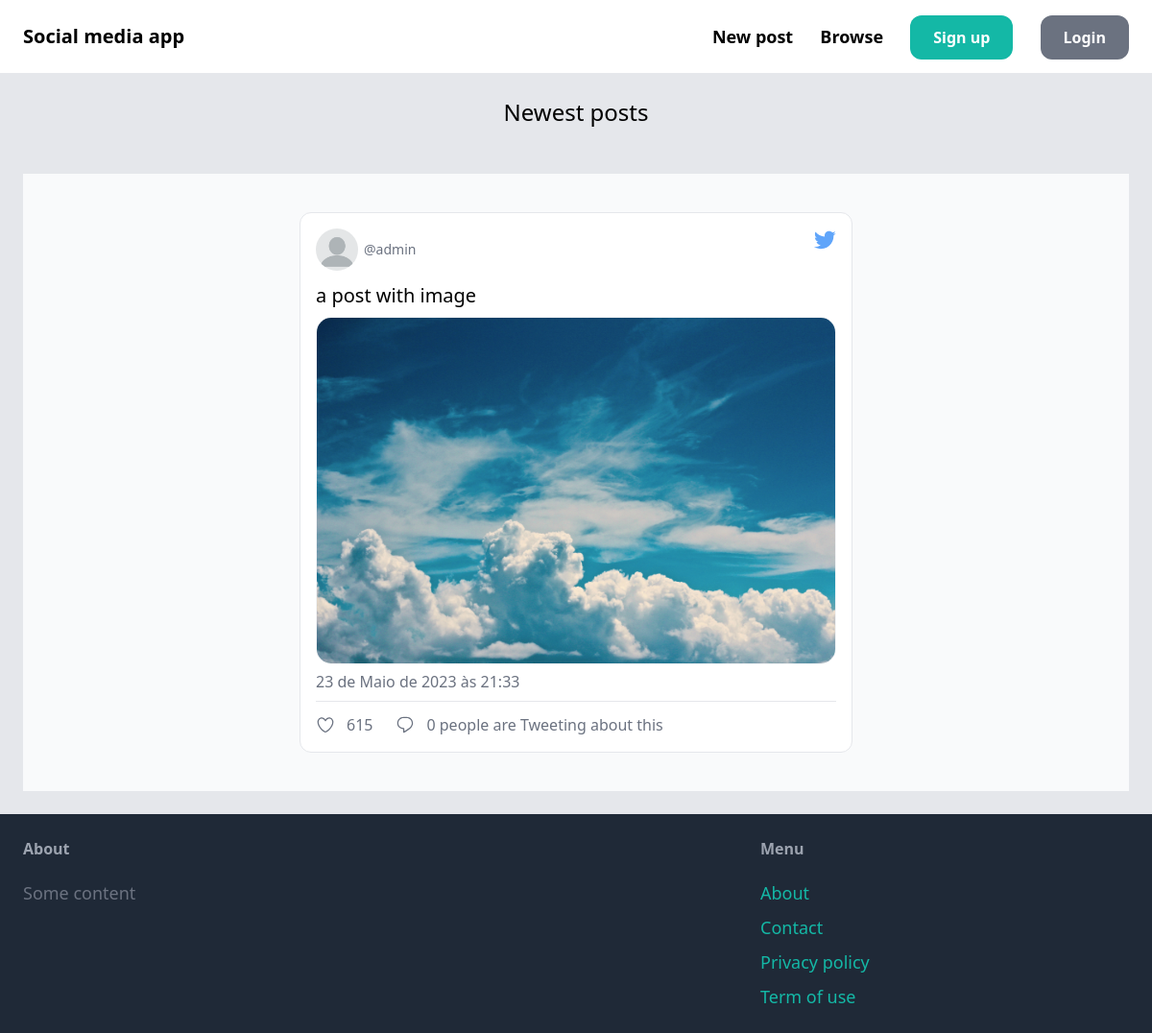
The app's page /, older data.
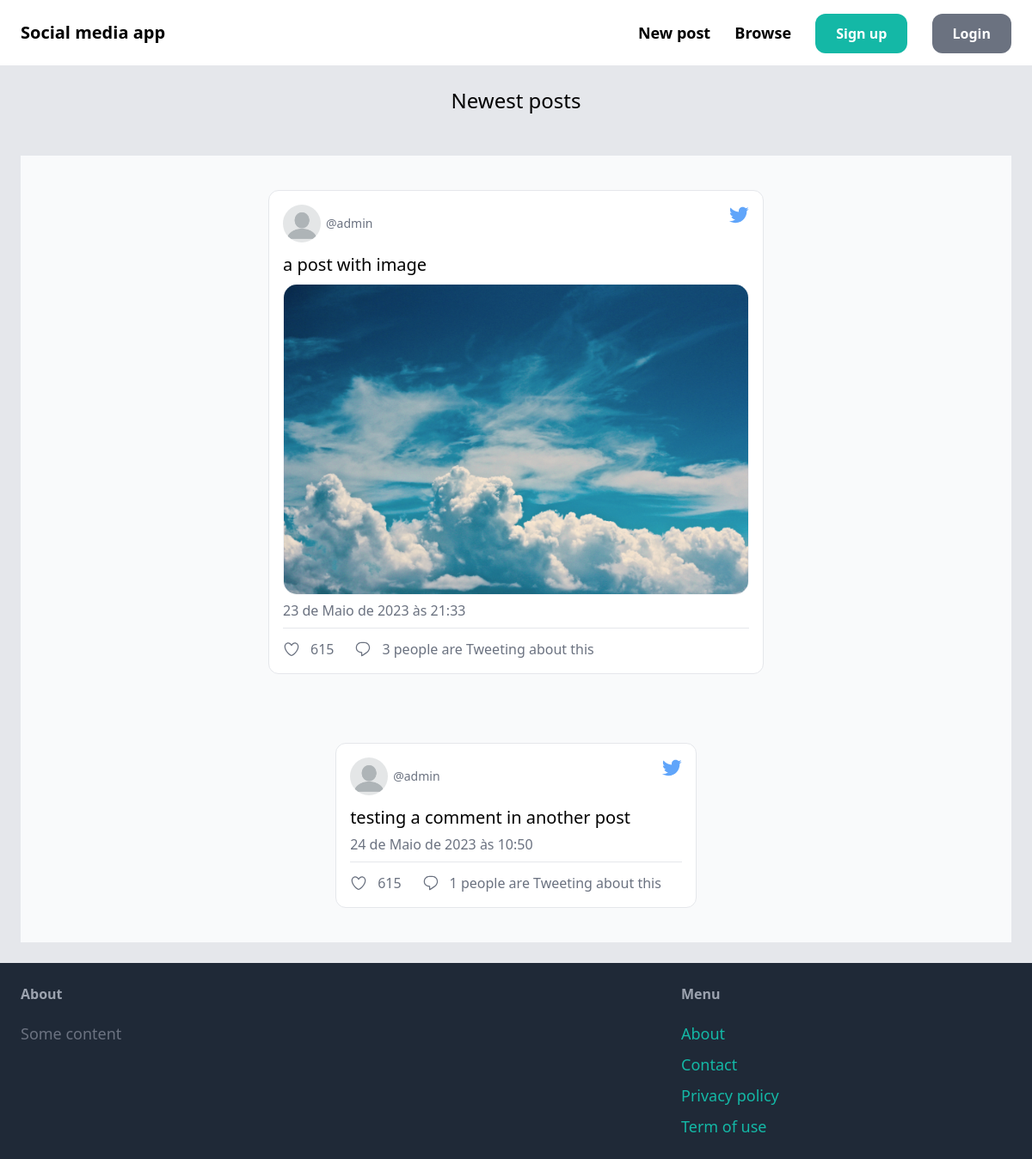
The same page, newer data.
### post/models.py (models this page shows, shortened)
class Post(models.Model):
    created_by = models.ForeignKey(
        User, related_name="posts", on_delete=models.CASCADE
    )
    content = models.TextField()
    image = models.ImageField(upload_to="post_images", blank=True, null=True)
    date_posted = models.DateTimeField(auto_now_add=True)

### core/views.py (the view)
# urls.py: path("", views.index, name="index"),
def index(request):
    posts = Post.objects.annotate(comment_count=Count("comments")).all()[:10]
    return render(request, "core/index.html", {"posts": posts})

### core/templates/core/index.html (shortened to what this page needs)
{% extends 'core/base.html' %}
{% load static %}
{% block content %}
    <div class"mt-6 px-6 py-12 bg-gray-100 rounded-xl">
        <h2 class="mb-12 text-2xl text-center">Newest posts</h2>
            {% for post in posts %}
                <div class="bg-gray-50 dark:bg-black p-10 flex items-center justify-center">
                    <div class="bg-white dark:bg-gray-800 border-gray-200 dark:border-gray-800 p-4 rounded-xl border max-w-xl">
                      <div class="flex justify-between">
                        <div class="flex items-center">
                          <img class="h-11 w-11 rounded-full" src="../media/profile_images/blank-profile.png"/>
                          <div class="ml-1.5 text-sm leading-tight">
                            <span class="text-gray-500 dark:text-gray-400 font-normal block">@{{ post.created_by }}</span>
                          </div>
                        </div>
                      </div>
                      <p class="text-black dark:text-white block text-xl leading-snug mt-3">{{ post.content }}</p>
                      {% if post.image %}
                        <img class="mt-2 rounded-2xl border border-gray-100 dark:border-gray-700" src="{{ post.image.url }}"/>
                      {% endif %}
                      <p class="text-gray-500 dark:text-gray-400 text-base py-1 my-0.5">{{ post.date_posted }}</p>
                      <div class="border-gray-200 dark:border-gray-600 border border-b-0 my-1"></div>
                      <div class="text-gray-500 dark:text-gray-400 flex mt-3">
                        <div class="flex items-center mr-6">
                          <span class="ml-3">615</span>
                        </div>
                        <a href="{% url 'post:detail' post.id %}">
                          <div class="flex items-center mr-6">
                            <span class="ml-3">{{ post.comment_count }} people are Tweeting about this</span>
                          </div>
                        </a>
                      </div>
                    </div>
                  </div>
            {% endfor %}
    </div>
{% endblock %}

### core/templates/core/base.html (shortened to what this page needs)
<!doctype html>
<html class="h-full">
    <head>
        <script src="https://cdn.tailwindcss.com"></script>
    </head>
    <body class="h-full flex flex-col">
        <nav class="py-6 px-6 flex justify-between items-center border-b border-gray-200">
            <a href="/" class="text-xl font-semibold">Social media app</a>
            <div class="space-x-6">
                <a href="{% url 'post:new_post' %}" class="text-lg font-semibold hover:text-gray-500">New post</a>
                <a href="#" class="text-lg font-semibold hover:text-gray-500">Browse</a>
                {% if request.user.is_authenticated %}
                    <a href="#" class="px-6 py-3 text=lg font-semibold bg-teal-500 text-white rounded-xl hover:bg-teal-700">Messages</a>
                    <a href="#" class="px-6 py-3 text=lg font-semibold bg-gray-500 text-white rounded-xl hover:bg-gray-700">Profile</a>
                {% else %}
                    <a href="{% url 'core:signup' %}" class="px-6 py-3 text=lg font-semibold bg-teal-500 text-white rounded-xl hover:bg-teal-700">Sign up</a>
                    <a href="{% url 'core:login' %}" class="px-6 py-3 text=lg font-semibold bg-gray-500 text-white rounded-xl hover:bg-gray-700">Login</a>
                {% endif %}
            </div>
        </nav>
        <div class="flex-grow px-6 py-6 bg-gray-200">
            {% block content %}
            {% endblock content %}
        </div>
        <footer class="py-6 px-6 flex justify-between bg-gray-800">
            <div class="w-2/3 pr-10">
                <h3 class="mb-5 font-semibold text-gray-400">About</h3>
                <p class="text-lg text-gray-500">Some content</p>
            </div>
            <div class="w-1/3">
                <h3 class="mb-5 font-semibold text-gray-400">Menu</h3>
                <ul class="space-y-2 text-lg text-teal-500">
                    <li class="hover:text-teal-700"><a href="#">About</a></li>
                    <li class="hover:text-teal-700"><a href="{% url 'core:contact' %}">Contact</a></li>
                    <li class="hover:text-teal-700"><a href="#">Privacy policy</a></li>
                    <li class="hover:text-teal-700"><a href="#">Term of use</a></li>
                </ul>
            </div>
        </footer>
    </body>
</html>

Row changes from the older to the newer data that the page shows:
computed for Post "a post with image": comment_count "0" → "3"
added Post: created_by "admin", content "testing a comment in another post", date_posted "24 de Maio de 2023 às 10:50", comment_count "1"
